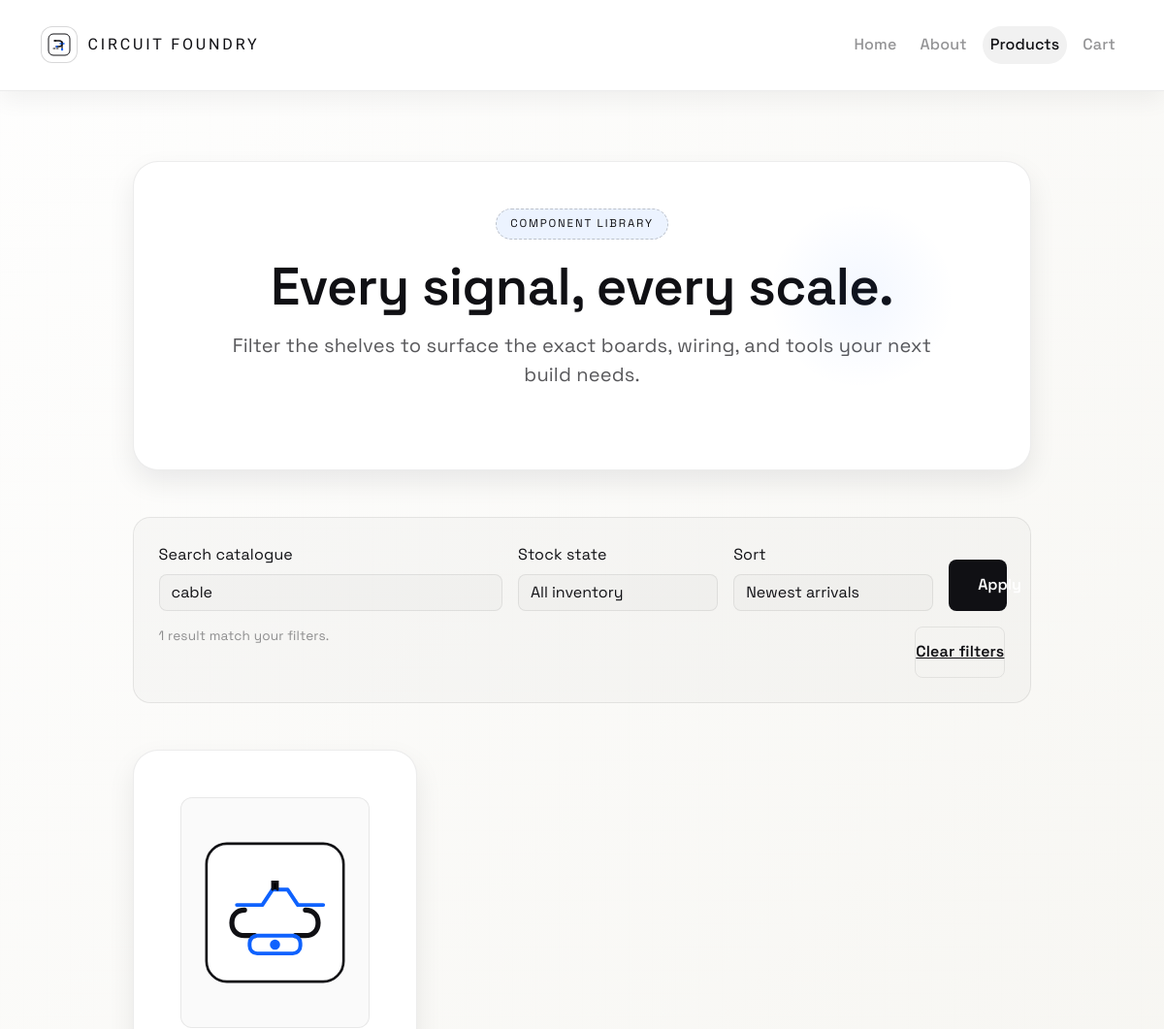
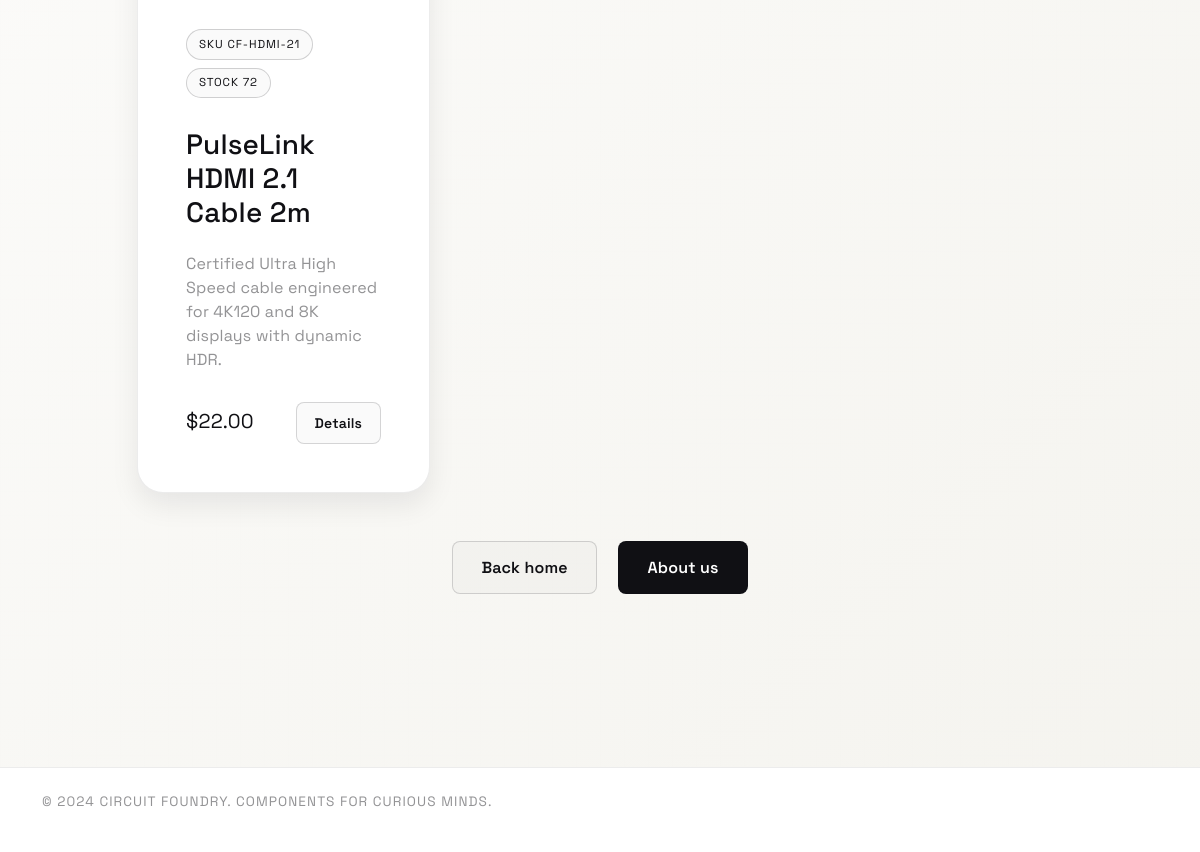
/products?search=cable, run on the app's committed database (2 pictures, top to bottom).
### tables this page shows
CREATE TABLE products (
                id INTEGER PRIMARY KEY AUTOINCREMENT,
                name TEXT NOT NULL,
                description TEXT NOT NULL,
                price REAL NOT NULL,
                sku TEXT UNIQUE,
                inventory_count INTEGER DEFAULT 0,
                image_path TEXT
            );

### app.py (the view)
@app.route("/products")
def products() -> str:
    search = (request.args.get("search") or "").strip()
    stock_raw = (request.args.get("stock") or "all").lower()
    sort_raw = (request.args.get("sort") or "newest").lower()
    allowed_stock = {"all", "in", "low", "out"}
    stock = stock_raw if stock_raw in allowed_stock else "all"
    allowed_sort = {
        "newest",
        "oldest",
        "price_low",
        "price_high",
        "inventory_low",
        "inventory_high",
        "name_az",
        "name_za",
    }
    sort = sort_raw if sort_raw in allowed_sort else "newest"
    fetch_kwargs: dict[str, object] = {"sort": sort}
    if search:
        fetch_kwargs["search"] = search
    if stock != "all":
        fetch_kwargs["stock_filter"] = stock
    catalogue = fetch_products(**fetch_kwargs)
    filters = {
        "search": search,
        "stock": stock,
        "sort": sort,
        "has_active": bool(search or stock != "all" or sort != "newest"),
        "result_count": len(catalogue),
    }
    return render_template("products.html", products=catalogue, filters=filters)

### app.py (called while the page is built)
@app.context_processor
def inject_cart_meta() -> Dict[str, int]:
    cart = session.get("cart", {})
    total_items = 0
    for qty in cart.values():
        try:
            total_items += int(qty)
        except (TypeError, ValueError):
            continue
    return {"cart_item_count": total_items}

### database.py (called while the page is built)
@contextmanager
def get_connection() -> Iterator[sqlite3.Connection]:
    conn = sqlite3.connect(DB_PATH)
    try:
        conn.row_factory = sqlite3.Row
        conn.execute("PRAGMA foreign_keys = ON")
        yield conn
        conn.commit()
    finally:
        conn.close()

### templates/products.html (shortened to what this page needs)
<!DOCTYPE html>
<html lang="en">
<head>
    <link href="https://cdn.jsdelivr.net/npm/bootstrap@5.1.3/dist/css/bootstrap.min.css" rel="stylesheet">
    <link rel="stylesheet" href="{{ url_for('static', filename='css/site.css') }}">
</head>
<body>
    <nav class="navbar navbar-expand-lg">
        <div class="container">
            <a class="navbar-brand" href="{{ url_for('index') }}">
                <img src="{{ url_for('static', filename='img/logo.svg') }}" alt="Circuit Foundry logo">
                <span>Circuit Foundry</span>
            </a>
            <div class="navbar-nav ms-auto align-items-center gap-2">
                <a class="nav-link" href="{{ url_for('index') }}">Home</a>
                <a class="nav-link" href="{{ url_for('about') }}">About</a>
                <a class="nav-link active" href="{{ url_for('products') }}">Products</a>
                <a class="nav-link cart-link" href="{{ url_for('cart') }}">
                    Cart
                </a>
            </div>
        </div>
    </nav>
    <div class="page-shell">
        <div class="container">
            <div class="row justify-content-center grid-tight">
                <div class="col-lg-10">
                    <div class="hero-card text-center mb-5">
                        <div class="badge-soft mb-3">Component library</div>
                        <h1 class="page-title">Every signal, every scale.</h1>
                        <p class="page-subtitle">Filter the shelves to surface the exact boards, wiring, and tools your next build needs.</p>
                    </div>
                    <div class="catalog-controls mb-5">
                        <form method="get" class="row g-3 align-items-end">
                            <div class="col-lg-5">
                                <label for="catalog-search" class="form-label">Search catalogue</label>
                                <input type="search" class="form-control" id="catalog-search" name="search" placeholder="Name, SKU, or keywords" value="{{ filters.search }}">
                            </div>
                            <div class="col-sm-4 col-lg-3">
                                <label for="catalog-stock" class="form-label">Stock state</label>
                                <select class="form-select" id="catalog-stock" name="stock">
                                    <option value="all" {% if filters.stock == 'all' %}selected{% endif %}>All inventory</option>
                                </select>
                            </div>
                            <div class="col-sm-4 col-lg-3">
                                <label for="catalog-sort" class="form-label">Sort</label>
                                <select class="form-select" id="catalog-sort" name="sort">
                                    <option value="newest" {% if filters.sort == 'newest' %}selected{% endif %}>Newest arrivals</option>
                                </select>
                            </div>
                            <div class="col-sm-4 col-lg-1">
                                <button type="submit" class="btn btn-primary w-100">Apply</button>
                            </div>
                        </form>
                        <div class="catalog-meta">
                            <span>
                                {% if filters.has_active %}
                                    {{ filters.result_count }} result{% if filters.result_count != 1 %}s{% endif %} match your filters.
                                {% else %}
                                    Showing the latest catalogue entries.
                                {% endif %}
                            </span>
                            {% if filters.has_active %}
                                <a href="{{ url_for('products') }}" class="btn btn-link filter-clear px-0">Clear filters</a>
                            {% endif %}
                        </div>
                    </div>
                    {% if products %}
                        <div class="row grid-tight">
                            {% for product in products %}
                                <div class="col-md-6 col-xl-4">
                                    <div class="product-card h-100">
                                        {% if product['image_path'] %}
                                            {% set image_src = product['image_path'] %}
                                            <div class="product-card-media mb-3">
                                                <img src="{{ image_src if image_src.startswith('http') else url_for('static', filename=image_src) }}" alt="{{ product['name'] }} product image">
                                            </div>
                                        {% endif %}
                                        <div class="product-meta mb-3">
                                            {% if product['sku'] %}
                                                <span class="pill">SKU {{ product['sku'] }}</span>
                                            {% endif %}
                                            <span class="pill">Stock {{ product['inventory_count'] }}</span>
                                        </div>
                                        <h3>{{ product['name'] }}</h3>
                                        <p class="text-muted">{{ product['description'] }}</p>
                                        <div class="d-flex align-items-baseline justify-content-between">
                                            <span class="fw-semibold fs-5">${{ "%.2f"|format(product['price']) }}</span>
                                            <a href="{{ url_for('product_detail', product_id=product['id']) }}" class="btn btn-ghost btn-sm">Details</a>
                                        </div>
                                    </div>
                                </div>
                            {% endfor %}
                        </div>
                    {% endif %}
                    <div class="text-center mt-5">
                        <a href="{{ url_for('index') }}" class="btn btn-ghost me-3">Back home</a>
                        <a href="{{ url_for('about') }}" class="btn btn-primary">About us</a>
                    </div>
                </div>
            </div>
        </div>
    </div>
    <footer class="footer">
        <div class="container">
            <p class="footer-text">&copy; 2024 Circuit Foundry. Components for curious minds.</p>
        </div>
    </footer>
</body>
</html>

### data on the page
products: image_path (picture), sku "CF-HDMI-21", inventory_count "72", name "PulseLink HDMI 2.1 Cable 2m", description "Certified Ultra High Speed cable engineered for 4K120 and 8K displays with dynamic HDR.", price "22.00"

### other printed values
{{ filters.result_count }} "1"
